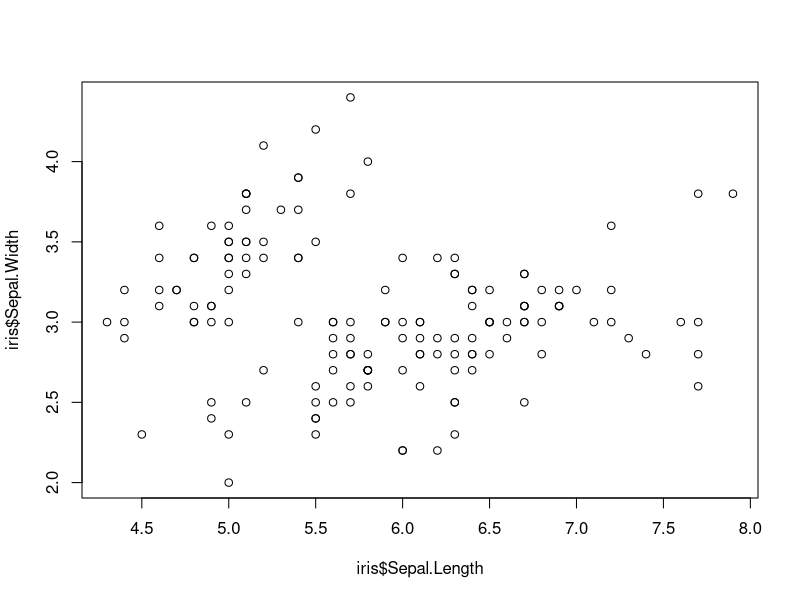
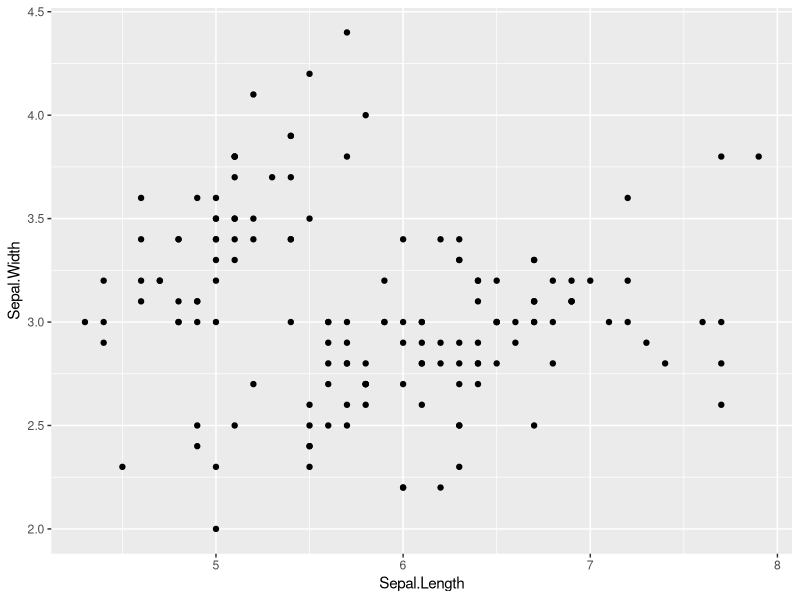
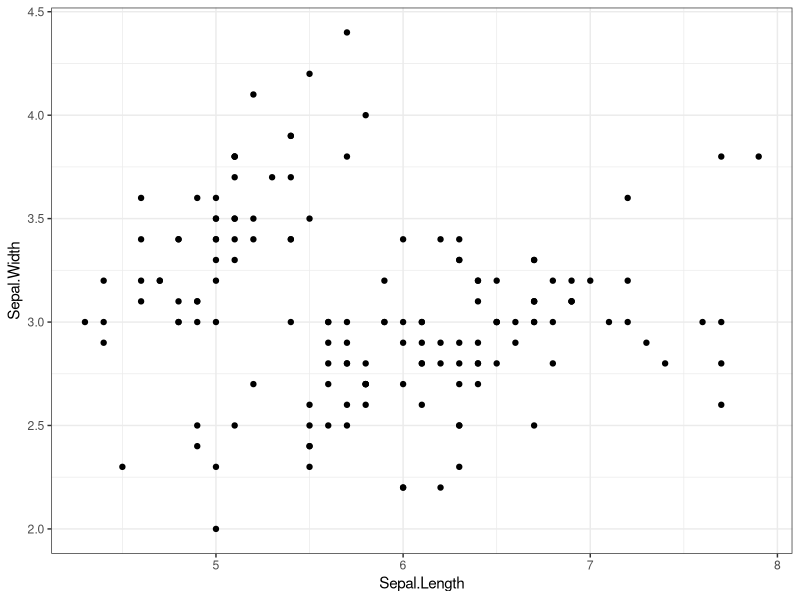
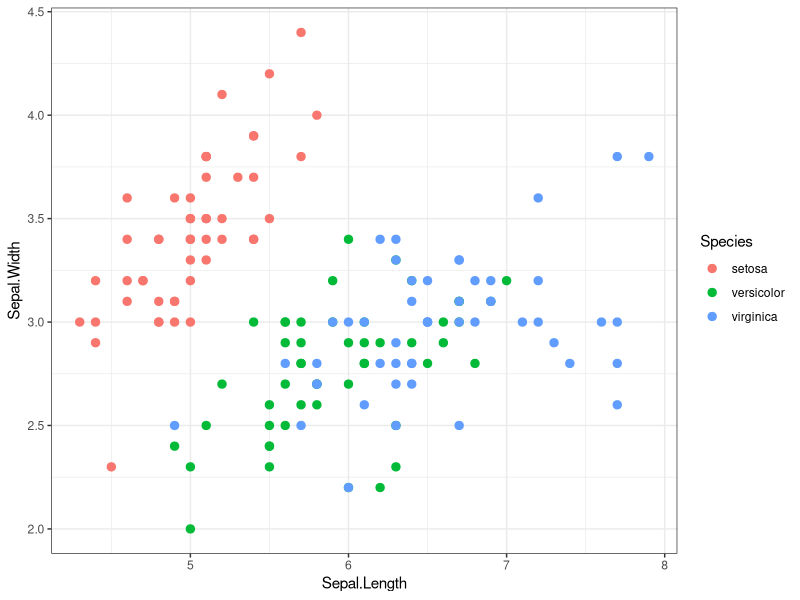

R code for these plots, in order:
#Charlie Huemmler

#use built in iris dataset
#take a look at it 
head(iris)
#load in some tidyverse packages
library(dplyr)
library(ggplot2)

irisdf <- iris

#####################################
##### Part 1: for loops         #####
#####################################

#Using only data for iris versicolor
#write a for loop
#that produces a regression table
#for each of the following relationships
#1. iris  sepal length x width
#2. iris  petal length x width
#3. iris sepal length x petal length

versi <- iris[iris$Species == "versicolor", ]

x <- c("Sepal.Length","Petal.Length","Sepal.Length")
y <- c("Sepal.Width","Petal.Width","Petal.Length")

lm.out <- list()

for(i in 1:3){
  lm.out[[i]] <- lm(versi[ ,y[i]] ~ versi[ ,x[i]])
}

#####################################
##### Part 2: data in dplyr     #####
#####################################

#use dplyr to join data of maximum height
#to a new iris data frame
height <- data.frame(Species = c("virginica","setosa","versicolor"),
                     Height.cm = c(60,100,11.8))


#iris left
#height right

irisdf<-left_join(x= irisdf, y = height, by = "Species")
irisdf$Petal.Width/irisdf$Height.cm



#####################################
##### Part 3: plots in ggplot2  #####
#####################################
#look at base R scatter plot
plot(iris$Sepal.Length,iris$Sepal.Width)

#3a. now make the same plot in ggplot
ggplot(data = irisdf, aes(y = Sepal.Width, x= Sepal.Length))+
  geom_point()

#3b. make a scatter plot with ggplot and get rid of  busy grid lines
ggplot(data = irisdf, aes(y = Sepal.Width, x= Sepal.Length))+
  geom_point()+
  theme_bw()

#3c.make a scatter plot with ggplot and get rid of grid lines
#and show species by color increasing the point size

ggplot(data = irisdf, aes(y = Sepal.Width, x= Sepal.Length, color = Species))+
  geom_point(size =2.5)+
  theme_bw()

  #####################################
##### Question: how did         #####
##### arguments differ between  #####
##### plot and ggplot?          #####
#####################################		